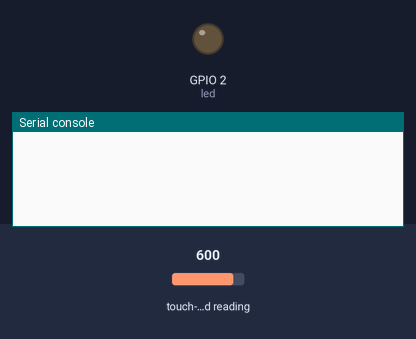
Simulated run of this program. Board: ESP32 board running MicroPython. Parts: output pins drawn as LEDs (lit = HIGH), the last lines printed to the serial console. Inputs (shaded band) come from the test bench; at power-on: touch-pad reading 600.

Above: at 1.2 s.
1.3 s: touch-pad reading set to 63
At 2.5 s:
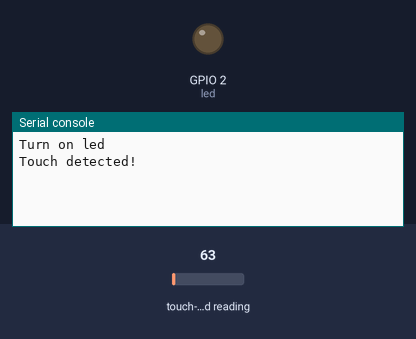
2.8 s: touch-pad reading set to 212
At 3.7 s:
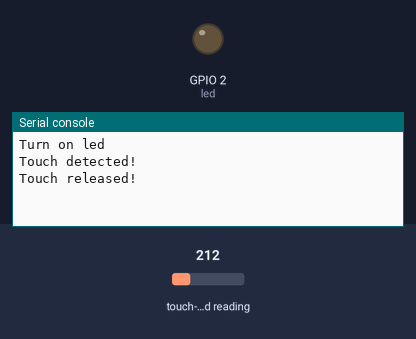

The program:

TouchLamp.py
```python
from machine import TouchPad, Pin
import time

PRESS_VAL=70    #Set a threshold to judge touch
RELEASE_VAL=200 #Set a threshold to judge release

led=Pin(2,Pin.OUT)
tp = TouchPad(Pin(4,Pin.IN,Pin.PULL_UP))
isPressed = 0

def reverseGPIO():
    if led.value():
        led.value(1)
        print("Turn off led")
    else:
        led.value(0)
        print("Turn on led")

while True:
    if tp.read() < PRESS_VAL:
        if not isPressed:
            isPressed = 1
            reverseGPIO()
            print("Touch detected!")
            time.sleep_ms(100)
    if tp.read() > RELEASE_VAL:
        if isPressed:
            isPressed = 0
            print("Touch released!")
            time.sleep_ms(100)
```

Measured:
- after the input at 1.3 s, the serial console: prints a new line at once (image 1)
- after the input at 2.8 s, the serial console: prints a new line at once (image 2)
